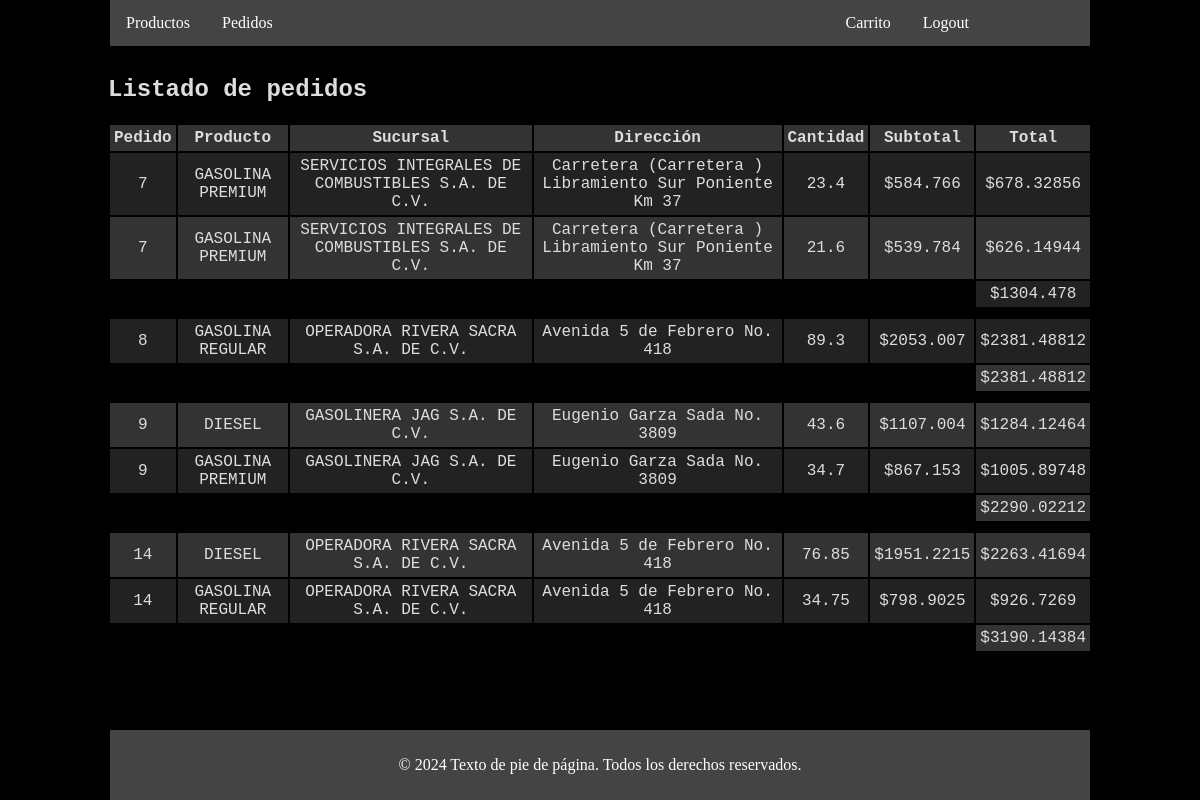
The app's page /pedidos.php (signed in) with its own data.
### tables this page shows
CREATE TABLE "pedidos" (
  "id" INTEGER NOT NULL,
  "usuario" integer NOT NULL,
  "sucursal" integer NOT NULL,
  PRIMARY KEY ("id"),
  FOREIGN KEY ("usuario") REFERENCES "usuarios" ("id"),
  FOREIGN KEY ("sucursal") REFERENCES "sucursales" ("id")
);

CREATE TABLE "productos" (
  "id" INTEGER NOT NULL,
  "descripcion" text NOT NULL,
  "precio" real NOT NULL,
  PRIMARY KEY ("id")
);

CREATE TABLE "sucursales" (
  "id" INTEGER NOT NULL,
  "nombre" text NOT NULL,
  "direccion" text NOT NULL,
  "ciudad" text NOT NULL,
  PRIMARY KEY ("id")
);

CREATE TABLE "incluye" (
  "pedido" integer NOT NULL,
  "producto" integer NOT NULL,
  "cantidad" real NOT NULL,
  FOREIGN KEY ("pedido") REFERENCES "pedidos" ("id"),
  FOREIGN KEY ("producto") REFERENCES "productos" ("id")
);

### pedidos.php (the view, shortened to what this page needs)
<!doctype html>
<html lang="en">
  <head>
<link rel="stylesheet" href="style.css" />
      </head>
  <body>
    <?php require_once ('encabezado.php'); ?>
<?php
$db = new SQLite3('db.db', SQLITE3_OPEN_CREATE | SQLITE3_OPEN_READWRITE);
$db->enableExceptions(true);
$statement = $db->prepare('SELECT p.id,descripcion,s.nombre,s.direccion,cantidad,precio * cantidad AS subtotal, (precio * cantidad) * 1.16 AS total FROM pedidos p,incluye i,productos pr,sucursales s WHERE usuario = ' . $_SESSION['user_id'] . ' AND p.id = i.pedido AND pr.id = i.producto AND p.sucursal = s.id');
$result = $statement->execute();
echo '<h2>Listado de pedidos</h2>';
echo "<table border='1'>";
echo '<tr><th>Pedido</th><th>Producto</th><th>Sucursal</th><th>Dirección</th><th>Cantidad</th><th>Subtotal</th><th>Total</th></tr>';
$pedido_previo = 0;
$first = true;
$total = 0;
while ($row = $result->fetchArray(SQLITE3_NUM)) {
    if (htmlspecialchars($row[0]) != $pedido_previo && !$first) {
        echo '<tr>';
        echo '<td style="background-color: #000000; !important"></td>';
        echo '<td style="background-color: #000000; !important"></td>';
        echo '<td style="background-color: #000000; !important"></td>';
        echo '<td style="background-color: #000000; !important"></td>';
        echo '<td style="background-color: #000000; !important"></td>';
        echo '<td style="background-color: #000000; !important"></td>';
        echo '<td>$' . $total . '</td>';
        echo '</tr>';
        echo '<tr>';
        echo '<td style="background-color: #000000; !important"></td>';
        echo '</tr>';
        $total = 0;
    }
    echo '<tr>';
    echo '<td>' . htmlspecialchars($row[0]) . '</td>';
    echo '<td>' . htmlspecialchars($row[1]) . '</td>';
    echo '<td>' . htmlspecialchars($row[2]) . '</td>';
    echo '<td>' . htmlspecialchars($row[3]) . '</td>';
    echo '<td>' . htmlspecialchars($row[4]) . '</td>';
    echo '<td>$' . htmlspecialchars($row[5]) . '</td>';
    echo '<td>$' . htmlspecialchars($row[6]) . '</td>';
    echo '</tr>';
    $total += htmlspecialchars($row[6]);
    $pedido_previo = htmlspecialchars($row[0]);
    $first = false;
}
echo '<tr>';
echo '<td style="background-color: #000000; !important"></td>';
echo '<td style="background-color: #000000; !important"></td>';
echo '<td style="background-color: #000000; !important"></td>';
echo '<td style="background-color: #000000; !important"></td>';
echo '<td style="background-color: #000000; !important"></td>';
echo '<td style="background-color: #000000; !important"></td>';
echo '<td>$' . $total . '</td>';
echo '</tr>';
echo '</table>';
?>
<?php require_once ('pie.php'); ?>
  </body>
</html>

### encabezado.php (shortened to what this page needs)
<div class="encabezado">
    <a href="productos.php">Productos</a>
<?php
if (isset($_SESSION['user_id'])) {
    echo '<a href="pedidos.php">Pedidos</a>';
    echo '<a href="logout.php" class="login">Logout</a>';
    echo '<a href="cart.php" class="login">Carrito</a>';
} else {
    echo '<a href="login.php" class="login">Login</a>';
}
?>
</div>

### pie.php (shortened to what this page needs)
<div class="pie">
    <p>&copy; <?php echo date("Y"); ?> Texto de pie de página. Todos los derechos reservados.</p>
</div>

### style.css (style rules this page uses)
h2 { font-family: "Courier New", Courier, monospace; }
table, th, td { border: 2px solid black; border-collapse: collapse; text-align: center; padding: 4px; font-family: "Courier New", Courier, monospace; }
tr:nth-child(even) { background-color: #222222; }
tr:nth-child(odd) { background-color: #333333; }
body { background-color: #000000; color: #dddddd; display: flex; flex-direction: column; justify-content: center; padding-left: 100px; padding-right: 100px; }

### encabezado.php (style rules this page uses)
.encabezado { top: 0; position: fixed; background-color: #444444; overflow: hidden; width: calc(100% - 325px); margin-left: 2px; padding-right: 105px; z-index: 2; }
.encabezado a { float: left; display: block; color: white; text-align: center; padding: 14px 16px; text-decoration: none; }
.encabezado .login { float: right; }

### pie.php (style rules this page uses)
.pie { background-color: #444444; color: white; text-align: center; padding: 10px 0; bottom: 0; position:fixed; width: calc(100% - 430px); margin-left: 2px; padding-left: 105px; padding-right: 105px; }

### records on screen
pedidos: id "7", productos.descripcion "GASOLINA PREMIUM", sucursal.nombre "SERVICIOS INTEGRALES DE COMBUSTIBLES S.A. DE C.V.", sucursal.direccion "Carretera (Carretera ) Libramiento Sur Poniente Km 37", incluye.cantidad "23.4", row "584.766", row "678.32856", incluye.cantidad "21.6", row "539.784", row "626.14944"
pedidos: total "1304.478", id "8", productos.descripcion "GASOLINA REGULAR", sucursal.nombre "OPERADORA RIVERA SACRA S.A. DE C.V.", sucursal.direccion "Avenida 5 de Febrero No. 418", incluye.cantidad "89.3", row "2053.007", row "2381.48812"
pedidos: total "2381.48812", id "9", productos.descripcion "DIESEL", sucursal.nombre "GASOLINERA JAG S.A. DE C.V.", sucursal.direccion "Eugenio Garza Sada No. 3809", incluye.cantidad "43.6", row "1107.004", row "1284.12464", productos.descripcion "GASOLINA PREMIUM", incluye.cantidad "34.7", row "867.153", row "1005.89748"
pedidos: total "2290.02212", id "14", productos.descripcion "DIESEL", sucursal.nombre "OPERADORA RIVERA SACRA S.A. DE C.V.", sucursal.direccion "Avenida 5 de Febrero No. 418", incluye.cantidad "76.85", row "1951.2215", row "2263.41694", productos.descripcion "GASOLINA REGULAR", incluye.cantidad "34.75", row "798.9025", row "926.7269"

### other values on screen
$total "3190.14384"
